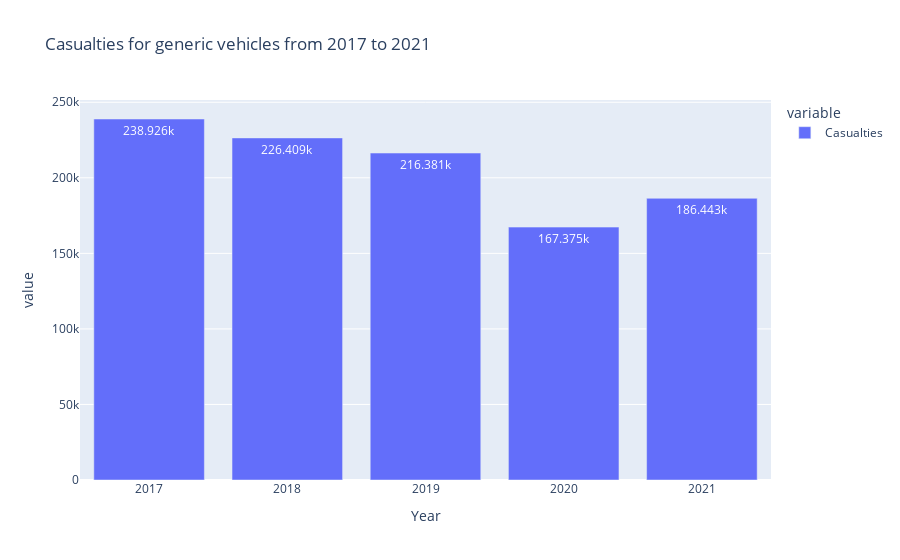

Notebook source saved alongside this figure:
### Code cell
dfcgv=pd.DataFrame({'Year':[2017,2018,2019,2020,2021],'Casualties':[dc17,dc18,dc19,dc20,dc21]})
dfcgv1 = dfcgv.set_index('Year')
fig = px.bar(dfcgv1, text_auto=True, title='Casualties for generic vehicles from 2017 to 2021')

fig.show()

### Figure 1 — Plotly figure (JSON) as saved in the notebook; plotly's stock layout.template omitted (floating-point values rounded to 4 significant figures)
{"data": [{"alignmentgroup": "True", "hovertemplate": "variable=Casualties<br>Year=%{x}<br>value=%{y}<extra></extra>", "legendgroup": "Casualties", "marker": {"color": "#636efa", "pattern": {"shape": ""}}, "name": "Casualties", "offsetgroup": "Casualties", "orientation": "v", "showlegend": true, "textposition": "auto", "texttemplate": "%{y}", "type": "bar", "x": [2017, 2018, 2019, 2020, 2021], "xaxis": "x", "y": [238926, 226409, 216381, 167375, 186443], "yaxis": "y"}], "layout": {"barmode": "relative", "legend": {"title": {"text": "variable"}, "tracegroupgap": 0}, "title": {"text": "Casualties for generic vehicles from 2017 to 2021"}, "xaxis": {"anchor": "y", "domain": [0, 1], "title": {"text": "Year"}}, "yaxis": {"anchor": "x", "domain": [0, 1], "title": {"text": "value"}}}}
